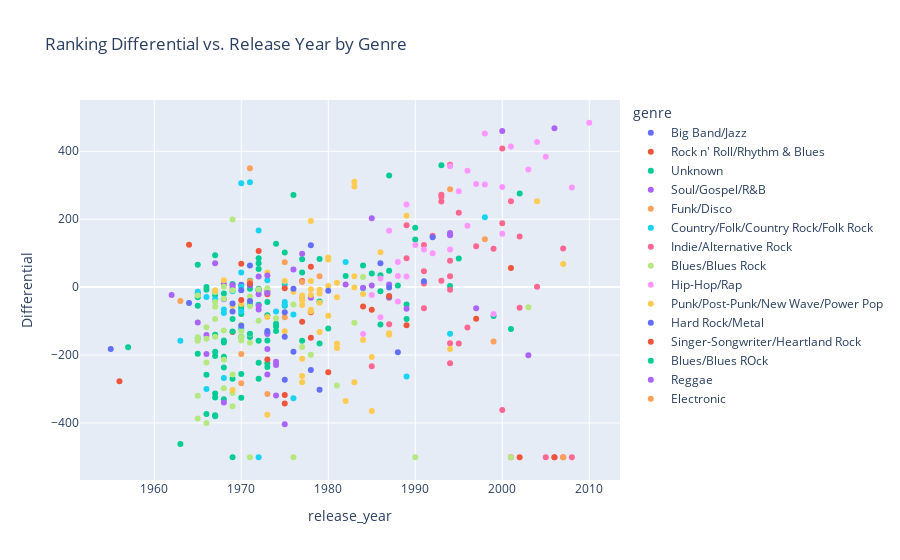

Here is the notebook cell this chart was saved with:
### Markdown cell above
### Experiment

### Code cell
fig = px.scatter(df, x='release_year', y='differential', color='genre', 
                 title='Ranking Differential vs. Release Year by Genre',
                 labels={'differential': 'Differential'})
fig.show()

### Figure 1 — Plotly figure (JSON) as saved in the notebook; plotly's stock layout.template omitted (floating-point values rounded to 4 significant figures)
{"data": [{"hovertemplate": "genre=Big Band/Jazz<br>release_year=%{x}<br>Differential=%{y}<extra></extra>", "legendgroup": "Big Band/Jazz", "marker": {"color": "#636efa", "symbol": "circle"}, "mode": "markers", "name": "Big Band/Jazz", "orientation": "v", "showlegend": true, "type": "scatter", "x": [1955, 1964, 1965, 1970, 1978], "xaxis": "x", "y": [-182, -47, -19, 7, -244], "yaxis": "y"}, {"hovertemplate": "genre=Rock n' Roll/Rhythm & Blues<br>release_year=%{x}<br>Differential=%{y}<extra></extra>", "legendgroup": "Rock n' Roll/Rhythm & Blues", "marker": {"color": "#EF553B", "symbol": "circle"}, "mode": "markers", "name": "Rock n' Roll/Rhythm & Blues", "orientation": "v", "showlegend": true, "type": "scatter", "x": [1956, 1964, 1969, 1978], "xaxis": "x", "y": [-277, 125, -132, -74], "yaxis": "y"}, {"hovertemplate": "genre=Unknown<br>release_year=%{x}<br>Differential=%{y}<extra></extra>", "legendgroup": "Unknown", "marker": {"color": "#00cc96", "symbol": "circle"}, "mode": "markers", "name": "Unknown", "orientation": "v", "showlegend": true, "type": "scatter", "x": [1957, 1963, 1965, 1965, 1965, 1965, 1966, 1966, 1966, 1966, 1967, 1967, 1967, 1967, 1967, 1967, 1967, 1967, 1967, 1968, 1968, 1968, 1968, 1968, 1968, 1969, 1969, 1969, 1969, 1970, 1970, 1970, 1970, 1970, 1970, 1971, 1971, 1971, 1971, 1972, 1972, 1972, 2002, 1972, 1972, 1972, 1972, 1972, 1972, 1973, 1973, 1973, 1973, 1973, 1973, 1973, 1974, 1974, 1974, 1974, 1975, 1975, 1976, 1977, 1977, 1977, 1979, 1979, 1979, 1980, 1982, 1984, 1985, 1986, 1986, 1986, 1987, 1987, 1988, 1989, 1989, 1990, 1990, 1993, 1994, 1994, 1995, 1999, 2001, 1969], "xaxis": "x", "y": [-177, -462, -30, 66, -55, -196, 0, -8, -258, -374, -23, -140, 94, -203, -190, -380, -377, -313, -325, -19, -163, -157, -330, -237, -205, 9, -94, -270, -131, -63, -55, -79, -256, -147, -326, -49, 19, -5, -147, -5, 85, 70, 276, 53, -223, -158, -270, -52, -10, -12, -235, -224, -157, -135, -44, -83, 128, -129, -116, -108, 102, -55, 271, 82, 43, -158, -42, 83, -166, -122, 33, 64, 40, 35, -110, -12, 48, 329, 5, -94, -51, 140, 175, 359, 156, 3, 84, -85, -123, -501], "yaxis": "y"}, {"hovertemplate": "genre=Soul/Gospel/R&B<br>release_year=%{x}<br>Differential=%{y}<extra></extra>", "legendgroup": "Soul/Gospel/R&B", "marker": {"color": "#ab63fa", "symbol": "circle"}, "mode": "markers", "name": "Soul/Gospel/R&B", "orientation": "v", "showlegend": true, "type": "scatter", "x": [2006, 1962, 1965, 1966, 1966, 1967, 1968, 1968, 1968, 1969, 1969, 1971, 1972, 1972, 1972, 1972, 1973, 1973, 1974, 1974, 1975, 1976, 1978, 1982, 1985, 1985, 1987, 1989, 1994, 1994, 1997, 2000, 2003], "xaxis": "x", "y": [468, -23, -104, -197, -141, 70, 9, -340, -36, 6, -1, 5, 31, -7, -21, -66, -257, -138, -229, -220, -404, 52, -31, 8, 5, 203, 8, -64, 153, 159, -62, 460, -201], "yaxis": "y"}, {"hovertemplate": "genre=Funk/Disco<br>release_year=%{x}<br>Differential=%{y}<extra></extra>", "legendgroup": "Funk/Disco", "marker": {"color": "#FFA15A", "symbol": "circle"}, "mode": "markers", "name": "Funk/Disco", "orientation": "v", "showlegend": true, "type": "scatter", "x": [1963, 1970, 1970, 1971, 1971, 1973, 1973, 1975, 1975, 1977, 1979], "xaxis": "x", "y": [-41, -197, -283, 350, 17, -11, -315, -89, 73, -32, 32], "yaxis": "y"}, {"hovertemplate": "genre=Country/Folk/Country Rock/Folk Rock<br>release_year=%{x}<br>Differential=%{y}<extra></extra>", "legendgroup": "Country/Folk/Country Rock/Folk Rock", "marker": {"color": "#19d3f3", "symbol": "circle"}, "mode": "markers", "name": "Country/Folk/Country Rock/Folk Rock", "orientation": "v", "showlegend": true, "type": "scatter", "x": [1963, 1965, 1965, 1966, 1966, 1967, 1968, 1968, 1968, 1969, 1970, 1970, 1970, 1970, 1971, 1970, 1972, 1973, 1974, 1975, 1975, 1975, 1976, 1976, 1982, 1984, 1989, 1994, 1998, 1972], "xaxis": "x", "y": [-158, -14, -150, -29, -300, -36, -66, -76, -268, -12, -121, 1, 43, -72, 309, 306, 167, 20, -72, 7, -53, -44, -81, -327, 74, -3, -263, -137, 206, -501], "yaxis": "y"}, {"hovertemplate": "genre=Indie/Alternative Rock<br>release_year=%{x}<br>Differential=%{y}<extra></extra>", "legendgroup": "Indie/Alternative Rock", "marker": {"color": "#FF6692", "symbol": "circle"}, "mode": "markers", "name": "Indie/Alternative Rock", "orientation": "v", "showlegend": true, "type": "scatter", "x": [2000, 1989, 2007, 2004, 1985, 1987, 1987, 1989, 1991, 1991, 1991, 1991, 1992, 1993, 1993, 1993, 1993, 1994, 1994, 1994, 1994, 1994, 1994, 1995, 1995, 1996, 1997, 1999, 2000, 2000, 2001, 2001, 2002, 2008, 2006, 2007, 2005, 2002], "xaxis": "x", "y": [188, 182, 114, 1, -233, -109, -31, 85, 11, -62, 47, 124, 151, 272, 252, 266, 19, 78, 32, -224, -165, -8, 360, 219, -166, -119, 120, 113, 408, -362, 253, -501, 149, -501, -501, -501, -501, -61], "yaxis": "y"}, {"hovertemplate": "genre=Blues/Blues Rock<br>release_year=%{x}<br>Differential=%{y}<extra></extra>", "legendgroup": "Blues/Blues Rock", "marker": {"color": "#B6E880", "symbol": "circle"}, "mode": "markers", "name": "Blues/Blues Rock", "orientation": "v", "showlegend": true, "type": "scatter", "x": [1965, 1965, 1965, 1965, 1965, 1966, 1966, 1966, 1966, 1967, 1967, 1967, 1967, 1967, 1967, 1968, 1968, 1968, 1968, 1968, 1969, 1969, 1969, 1969, 1969, 1970, 1970, 1970, 1970, 1971, 1971, 1971, 1971, 1971, 1972, 1972, 1973, 1974, 1976, 1977, 1978, 1981, 1990, 1983, 1984, 1971, 2001, 1976, 2003], "xaxis": "x", "y": [-158, -387, -320, -148, -25, -222, -400, -152, -118, -15, -44, -10, -58, -146, -94, 1, -128, -298, -214, -34, -9, 199, -351, -312, -257, -111, -157, -129, -147, -41, -56, -28, -164, -139, -7, -99, -3, -92, -51, -176, -199, -290, -501, -105, 30, -501, -501, -501, -59], "yaxis": "y"}, {"hovertemplate": "genre=Hip-Hop/Rap<br>release_year=%{x}<br>Differential=%{y}<extra></extra>", "legendgroup": "Hip-Hop/Rap", "marker": {"color": "#FF97FF", "symbol": "circle"}, "mode": "markers", "name": "Hip-Hop/Rap", "orientation": "v", "showlegend": true, "type": "scatter", "x": [2010, 1998, 2004, 2005, 2003, 2008, 1995, 1984, 1985, 1986, 1986, 1987, 1988, 1988, 1988, 1989, 1989, 1990, 1991, 1992, 1994, 1994, 1996, 1996, 1997, 1998, 1999, 2000, 2000, 2001], "xaxis": "x", "y": [484, 452, 427, 384, 346, 293, 282, -138, -23, 25, -89, 166, 33, 74, -42, 243, 31, 124, 111, 100, 111, 356, 181, 343, 304, 302, -79, 295, 157, 414], "yaxis": "y"}, {"hovertemplate": "genre=Punk/Post-Punk/New Wave/Power Pop<br>release_year=%{x}<br>Differential=%{y}<extra></extra>", "legendgroup": "Punk/Post-Punk/New Wave/Power Pop", "marker": {"color": "#FECB52", "symbol": "circle"}, "mode": "markers", "name": "Punk/Post-Punk/New Wave/Power Pop", "orientation": "v", "showlegend": true, "type": "scatter", "x": [1967, 1968, 1969, 1969, 1970, 2004, 1973, 1973, 1973, 1975, 1975, 1976, 1977, 1977, 1977, 1977, 1977, 1977, 1978, 1978, 1978, 1978, 1978, 1978, 1978, 1979, 1979, 1979, 1979, 1980, 1980, 1980, 1980, 2007, 1981, 1981, 1981, 1981, 1982, 1983, 1983, 1983, 1983, 1983, 1984, 1984, 1985, 1985, 1986, 1987, 1987, 1989, 1994], "xaxis": "x", "y": [-10, 20, -55, -303, -50, 253, -88, 43, -376, 18, -130, -14, -39, -25, -280, -262, -53, -211, -23, 195, -71, -71, -67, -6, 18, -8, -132, -19, -46, 81, -84, 87, 3, 68, 13, -179, -30, -167, -335, 310, 296, 32, -280, -1, -20, -156, -365, -206, 103, -140, -136, 210, -182], "yaxis": "y"}, {"hovertemplate": "genre=Hard Rock/Metal<br>release_year=%{x}<br>Differential=%{y}<extra></extra>", "legendgroup": "Hard Rock/Metal", "marker": {"color": "#636efa", "symbol": "circle"}, "mode": "markers", "name": "Hard Rock/Metal", "orientation": "v", "showlegend": true, "type": "scatter", "x": [1969, 1969, 1970, 1970, 1971, 1971, 1971, 1973, 1975, 1975, 1975, 1976, 1976, 1978, 1979, 1980, 1986, 1987, 1987, 1988, 1991, 1992], "xaxis": "x", "y": [-72, -48, -9, -114, 8, 64, -41, -129, -74, -146, -273, -190, -5, 123, -302, -11, 70, -1, -29, -192, 17, 147], "yaxis": "y"}, {"hovertemplate": "genre=Singer-Songwriter/Heartland Rock<br>release_year=%{x}<br>Differential=%{y}<extra></extra>", "legendgroup": "Singer-Songwriter/Heartland Rock", "marker": {"color": "#EF553B", "symbol": "circle"}, "mode": "markers", "name": "Singer-Songwriter/Heartland Rock", "orientation": "v", "showlegend": true, "type": "scatter", "x": [1970, 1970, 1971, 1972, 1973, 1973, 1975, 1975, 1975, 1977, 1977, 1978, 1978, 1980, 1984, 1985, 1987, 1989, 1997, 2001, 2006, 2002], "xaxis": "x", "y": [69, -38, 11, 106, -21, -213, -3, -343, -318, -102, 18, 60, -149, -251, -57, -67, -26, -112, -93, 56, -501, -501], "yaxis": "y"}, {"hovertemplate": "genre=Blues/Blues ROck<br>release_year=%{x}<br>Differential=%{y}<extra></extra>", "legendgroup": "Blues/Blues ROck", "marker": {"color": "#00cc96", "symbol": "circle"}, "mode": "markers", "name": "Blues/Blues ROck", "orientation": "v", "showlegend": true, "type": "scatter", "x": [1971], "xaxis": "x", "y": [-137], "yaxis": "y"}, {"hovertemplate": "genre=Reggae<br>release_year=%{x}<br>Differential=%{y}<extra></extra>", "legendgroup": "Reggae", "marker": {"color": "#ab63fa", "symbol": "circle"}, "mode": "markers", "name": "Reggae", "orientation": "v", "showlegend": true, "type": "scatter", "x": [1972, 1973, 1973, 1973, 1974, 1977, 1984], "xaxis": "x", "y": [-55, 34, -182, -17, -319, 98, -2], "yaxis": "y"}, {"hovertemplate": "genre=Electronic<br>release_year=%{x}<br>Differential=%{y}<extra></extra>", "legendgroup": "Electronic", "marker": {"color": "#FFA15A", "symbol": "circle"}, "mode": "markers", "name": "Electronic", "orientation": "v", "showlegend": true, "type": "scatter", "x": [1977, 1994, 1998, 1999, 2007], "xaxis": "x", "y": [15, 288, 141, -160, -501], "yaxis": "y"}], "layout": {"legend": {"title": {"text": "genre"}, "tracegroupgap": 0}, "title": {"text": "Ranking Differential vs. Release Year by Genre"}, "xaxis": {"anchor": "y", "domain": [0, 1], "title": {"text": "release_year"}}, "yaxis": {"anchor": "x", "domain": [0, 1], "title": {"text": "Differential"}}}}
